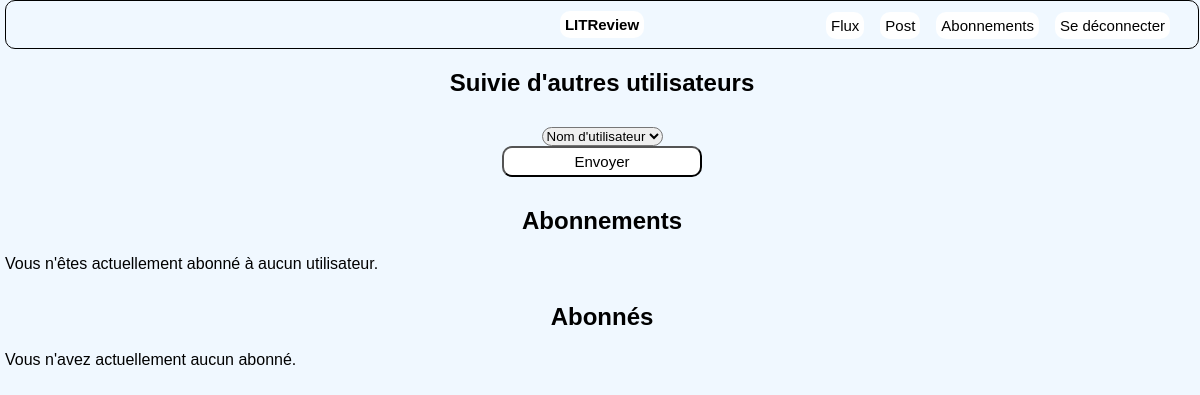
Page /subscriptions/ (signed in) on the earlier database version.
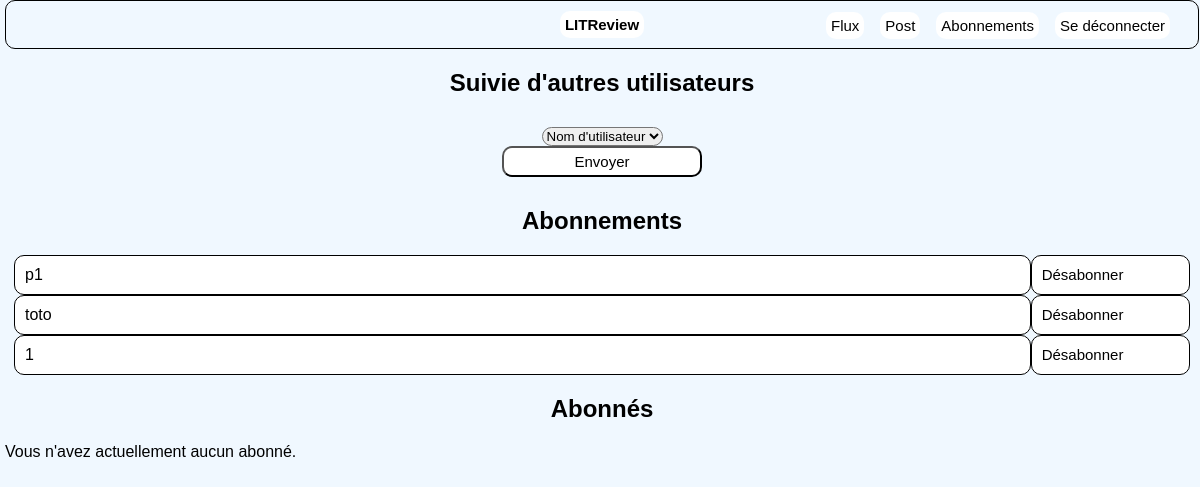
Same page on the later database version.
### blog/models.py (models this page shows)
class UserFollows(models.Model):
    user = models.ForeignKey(
        to=settings.AUTH_USER_MODEL,
        on_delete=models.CASCADE,
        related_name="following",
    )
    followed_user = models.ForeignKey(
        to=settings.AUTH_USER_MODEL,
        on_delete=models.CASCADE,
        related_name="followed_by",
    )
    class Meta:
        unique_together = (
            "user",
            "followed_user",
        )

### authentication/models.py (models this page shows, shortened)
class User(AbstractUser):
    """A class represent a user.

    Arguments:
        AbstractUser -- an abstract user class

    Methods:
        unicode -- render an object in a context where
        a string representation is needed.
    """

### blog/views.py (the view, shortened to what this page needs)
# urls.py: path("subscriptions/", blog_views.follow_user, name="subscriptions"),
@login_required
def follow_user(request: str) -> object:
    user = request.user
    follows = models.UserFollows.objects.filter(followed_user=user)
    followers = models.UserFollows.objects.filter(user=user)
    follows_list = [follow.user for follow in follows]
    form = forms.FollowForm(user_exclude=user, follows_list=follows_list)
    return render(
        request,
        "blog_pages/subscriptions.html",
        context={"form": form, "follows": follows, "followers": followers},
    )

### blog/forms.py
class FollowForm(forms.ModelForm):
    class Meta:
        model = models.UserFollows
        fields = ["user"]
        labels = {"user": ""}
    def __init__(self, *args,
                 user_exclude: object = None,
                 follows_list: list = None
                 ) -> None:
        super(FollowForm, self).__init__(*args)
        self.fields["user"].empty_label = "Nom d'utilisateur"
        if user_exclude:
            self.fields["user"].queryset = (
                a_models.User.objects.all()
                .exclude(is_superuser=True)
                .exclude(username=user_exclude)
                .exclude(username="admin")
            )
            if follows_list:
                self.fields["user"].queryset = (
                    a_models.User.objects.all()
                    .exclude(is_superuser=True)
                    .exclude(username=user_exclude)
                    .exclude(username="admin")
                    .exclude(username__in=follows_list)
                )

### templates/blog_pages/subscriptions.html (shortened to what this page needs)
{% extends "index.html" %}
{% block content %}
<h2 style="font-weight: bold;">Suivie d'autres utilisateurs</h2>
<form method="post" class="suscribe-form">
    {{ form }}
    <input type="submit" value="Envoyer" title="s'abonner">
</form>
<h2 style="font-weight: bold;">Abonnements</h2 >
    {% if follows %}
        {% for follow in follows %}
            <div class="container-suscriber">
                <p>{{follow.user}}</p>
                <a href="{% url 'unfollow' follow.id %}" title="se désabonner de {{ follow.user}}">
                    Désabonner
                </a>
            </div>
        {% endfor %}
    {% else %}
        <p>Vous n'êtes actuellement abonné à aucun utilisateur.</p>
    {% endif %}
<h2 style="font-weight: bold;">Abonnés</h2 >
    {% if followers %}
        {% for follower in followers %}
            <div class="container-suscriber">
                <p>{{follower.followed_user}}</p>
            </div>
        {% endfor %}
    {% else %}
            <p>Vous n'avez actuellement aucun abonné.</p>
    {% endif %}
{% endblock content %}

### templates/index.html (shortened to what this page needs)
{% load static %}
<!DOCTYPE html>
<html lang="fr">
<head>
    {% load static %}
    <link rel="stylesheet" type="text/css" href="{% static 'style.css' %}">
</head>
<body>
    <header id="header">
        <h1><a  title="acceuil">LITReview</a></h1>
        {% if user.is_authenticated %}
            {% include "navbar.html" %}
        {% endif %}
    </header>
    {% block content %}{% endblock content %}
</body>
</html>

### templates/navbar.html
<nav class="nav-menu" id="navbar">
    <ul class="ul-menu">
        <li>
            <a href="{% url 'home' %}" title="flux">Flux</a>
        </li>
        <li>
            <a href="{% url 'posts' %}" title="post">Post</a>
        </li>
        <li>
            <a href="{% url 'subscriptions' %}" title="abonnements">Abonnements</a>
        </li>
        <li>
            <a href="{% url 'logout' %}" title="deconnexion">Se déconnecter</a>
        </li>
    </ul>
</nav>

### static/style.css (style rules this page uses)
* { font-family: Verdana, Geneva, Tahoma, sans-serif; border-radius: 10px; }
body { margin: 0 5px; width: 99.5%; min-height: 100vh; position: relative; background-color: #f0f8ff; }
body::after { content: ''; display: block; height: 25px; }
a { text-decoration: none; color: black; }
p { margin: 10px auto; }
input, a, button { font-size: 15px; text-align: center; width: 200px; padding: 5px; cursor: pointer; background-color: #ffffff; }
h1 { text-align: center; padding: 10px; margin: 5px; font-size: 15px; }
h2 { margin-top: 0; padding-top: 20px; text-align: center; }
#header { overflow: hidden; position: relative; }
#header { border: 1px solid black; }
form { padding: 10px; margin: 0 auto; }
a { color: black; }
nav.nav-menu { position: absolute; right: 20px; top: 0; }
ul.ul-menu { list-style: none; display: flex; }
ul.ul-menu > li { margin: 0 8px; }
ul.ul-menu > li > a { text-decoration: none; cursor: pointer; font-size: 15px; }
form.suscribe-form { text-align: center; }
div.container-suscriber { display: table; width: 98vw; margin: 0 auto; }
div.container-suscriber > p, div.container-suscriber > a { text-align: left; margin: 0; display: table-cell; width: 80vh; border: 1px solid black; padding: 10px; background-color: #ffffff; }
div.container-suscriber > a { width: 10vh; }

Differences in the rows shown:
added UserFollows: user "p1"
added UserFollows: user "toto"
added UserFollows: user "1"
Other differences:
text no longer shown: "Vous n'êtes actuellement abonné à aucun utilisateur."
